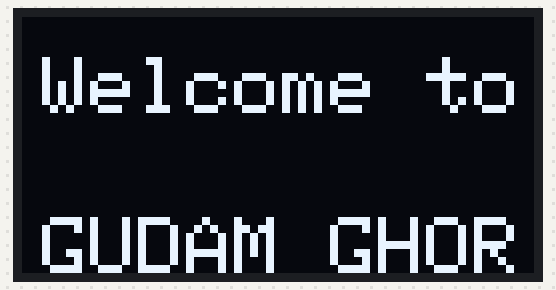
The sketch below on a simulated Arduino Uno, built with avr-gcc and run on an emulated ATmega328P. Shown: 128×64 one-colour display.

Above: at 0.1 s.

The sketch:

OLED_Graphing.ino
```cpp
/*********
  Rui Santos
  Complete project details at https://randomnerdtutorials.com
*********/
#include <Wire.h>
#include <Adafruit_GFX.h>
#include <Adafruit_SSD1306.h>
#define OLED_Address 0x3C // 0x3C device address of I2C OLED. Few other OLED has 0x3D


// Declaration for an SSD1306 display connected to I2C (SDA, SCL pins)
Adafruit_SSD1306 oled(128, 64); // create our screen object setting resolution to 128x64

int a=0;
int lasta=0;
int lastb=0;
int LastTime=0;
int ThisTime;
bool BPMTiming=false;
bool BeatComplete=false;
int BPM=0;
#define UpperThreshold 12000
#define LowerThreshold 11000

void setup() {
  Serial.begin(115200);

  oled.begin(SSD1306_SWITCHCAPVCC, OLED_Address);
  oled.clearDisplay();
  oled.setTextSize(2);
}

void loop()
{
oled.setTextColor(WHITE);
oled.writeFillRect(0,50,128,16,BLACK);
oled.setCursor(5,10);//column, row
oled.print("Welcome to");
oled.setCursor(5,50);
oled.print("GUDAM GHOR");
oled.display();
}
```
